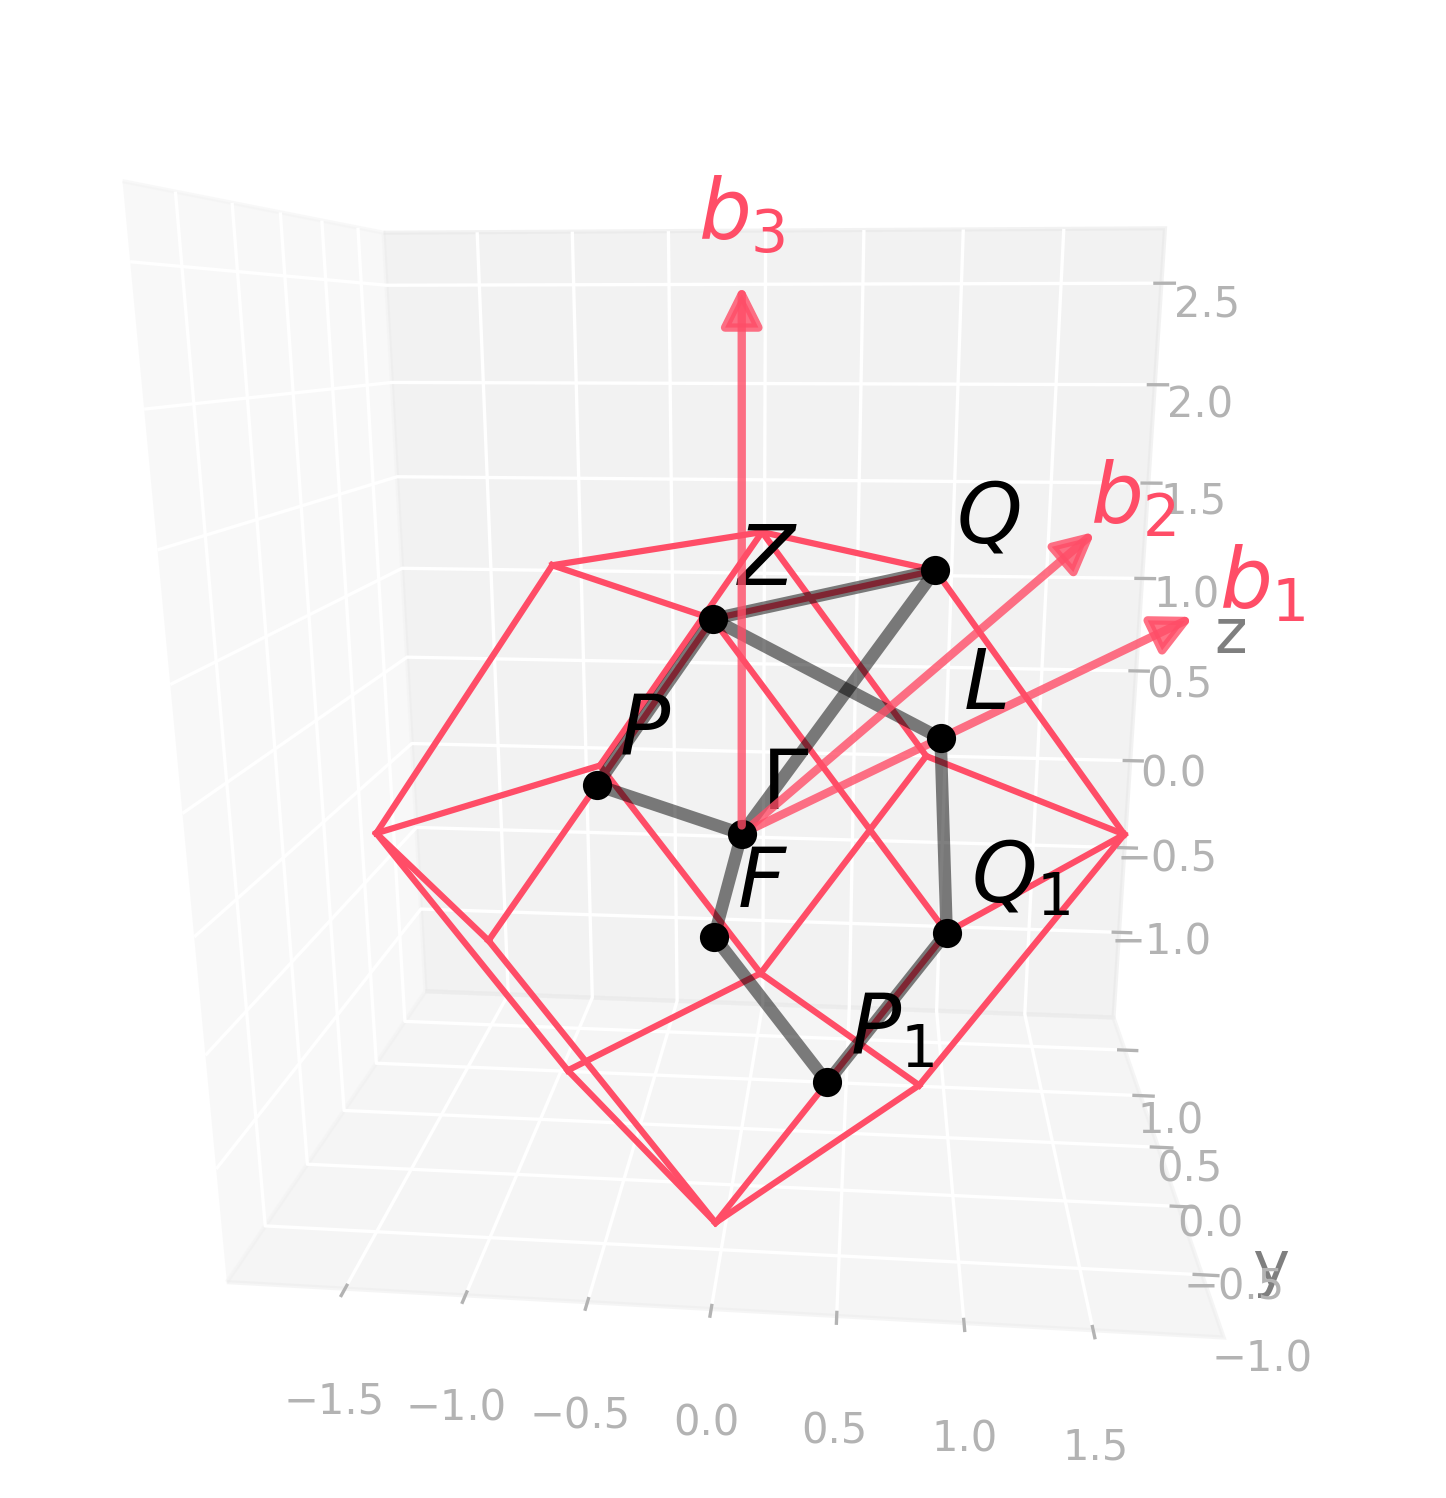

Python code for this plot:
import radtools as rad

l = rad.lattice_example(f"RHL2")
l.plot("brillouin-kpath")
# Save an image:
l.savefig(
    "rhl2_brillouin.png",
    elev=14,
    azim=-85,
    dpi=300,
   bbox_inches="tight",
)
# Interactive plot:
l.show(elev=14, azim=-85)
